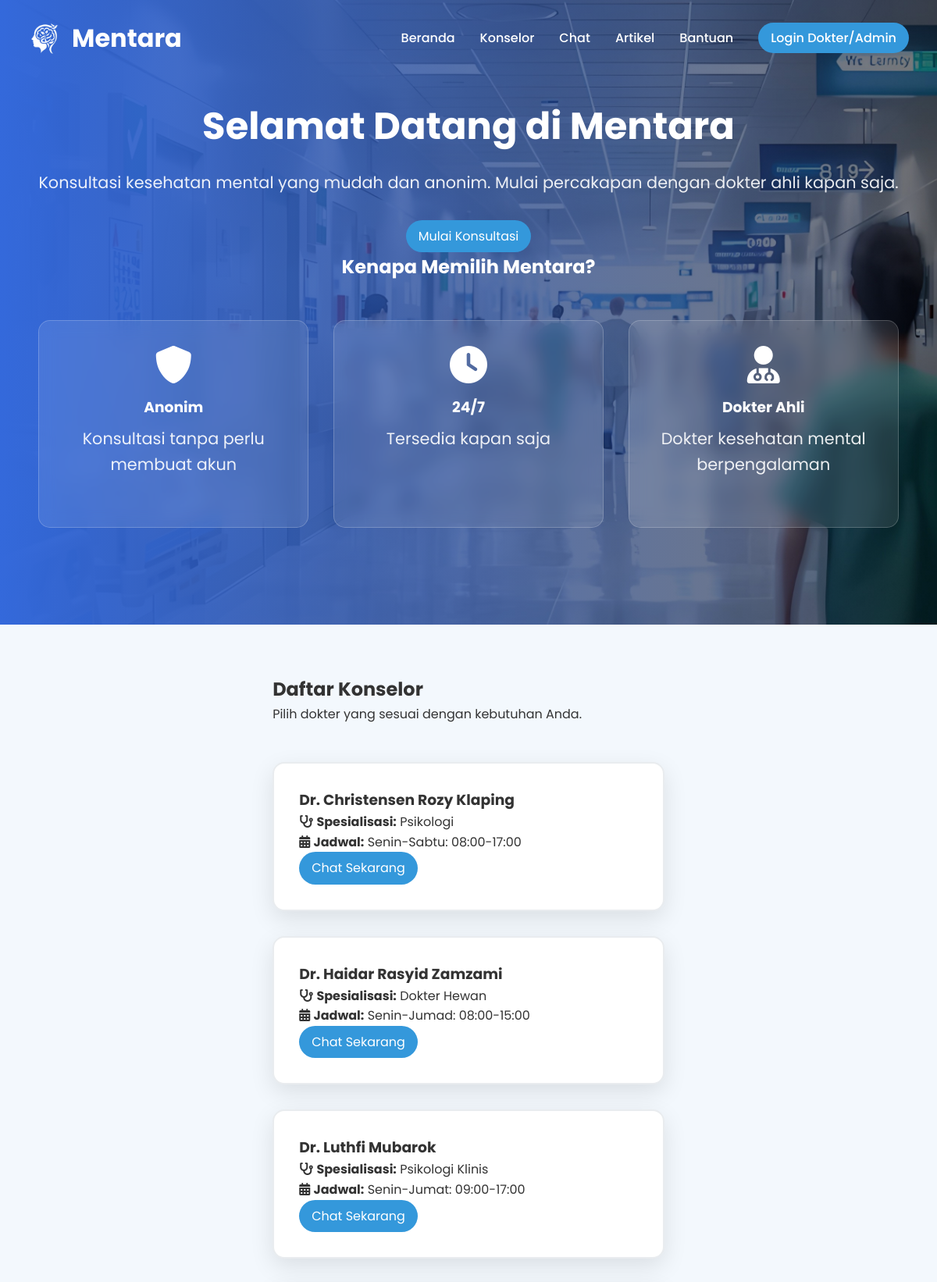
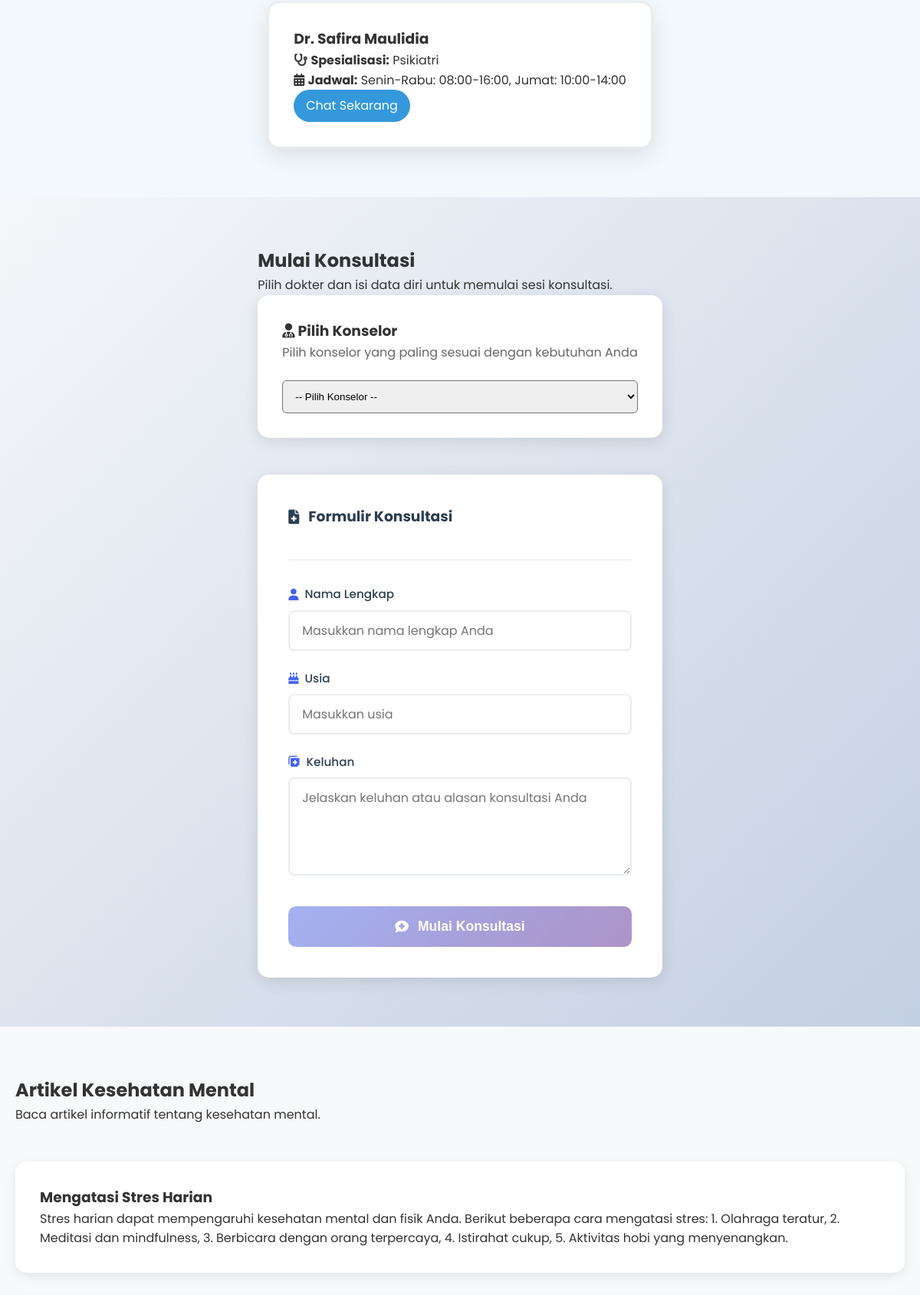
The page / (upper part) on the database its author committed (2 pictures, top to bottom).
### tables this page shows
CREATE TABLE `pengguna` (
  `id` int NOT NULL,
  `nama_pengguna` varchar(50) NOT NULL,
  `kata_sandi` varchar(255) NOT NULL,
  `peran` enum('admin','dokter') NOT NULL,
  `nama` varchar(100) NOT NULL,
  `spesialisasi` varchar(100) DEFAULT NULL,
  `jadwal` text,
  `aktif` tinyint(1) DEFAULT '1',
  `dibuat_pada` timestamp NULL DEFAULT CURRENT_TIMESTAMP
);

### index.php (the view, shortened to what this page needs)
<?php
include 'includes/db.php';
try {
    $stmt = $pdo->query("SELECT * FROM pengguna WHERE peran = 'dokter' AND aktif = 1 ORDER BY nama");
    $dokter_list = $stmt->fetchAll();
} catch (Exception $e) {
    $dokter_list = [];
}
$artikel_list = [
    [
        'id' => 1,
        'judul' => 'Mengatasi Stres Harian',
        'kategori' => 'Tips Kesehatan',
        'deskripsi' => 'Stres adalah respons alami tubuh terhadap tantangan. Pelajari cara mengelolanya dengan teknik relaksasi dan olahraga.',
        'isi' => 'Stres harian dapat mempengaruhi kesehatan mental dan fisik Anda. Berikut beberapa cara mengatasi stres: 1. Olahraga teratur, 2. Meditasi dan mindfulness, 3. Berbicara dengan orang terpercaya, 4. Istirahat cukup, 5. Aktivitas hobi yang menyenangkan.'
    ],
    [
        'id' => 2,
        'judul' => 'Pentingnya Kesehatan Mental',
        'kategori' => 'Edukasi',
        'deskripsi' => 'Kesehatan mental sama pentingnya dengan kesehatan fisik. Jaga keseimbangan hidup Anda.',
        'isi' => 'Kesehatan mental yang baik memungkinkan kami untuk menyadari potensi penuh kami, mengatasi stres hidup, bekerja produktif, dan berkontribusi pada komunitas kami.'
    ],
    [
        'id' => 3,
        'judul' => 'Cara Berkomunikasi yang Sehat',
        'kategori' => 'Self Healing',
        'deskripsi' => 'Komunikasi yang baik dapat meningkatkan hubungan interpersonal dan mengurangi konflik.',
        'isi' => 'Komunikasi yang efektif adalah kunci dari hubungan yang sehat. Dengarkan dengan penuh perhatian, ekspresikan perasaan dengan jujur, dan hormati perspektif orang lain.'
    ],
    [
        'id' => 4,
        'judul' => 'Self Healing untuk Pemula',
        'kategori' => 'Self Healing',
        'deskripsi' => 'Panduan lengkap untuk memulai perjalanan self healing Anda sendiri.',
        'isi' => 'Self healing adalah proses penyembuhan diri dari dalam. Mulai dengan menerima diri sendiri, bermaaf pada diri sendiri, dan menjalin hubungan yang positif dengan orang-orang di sekitar Anda.'
    ],
    [
        'id' => 5,
        'judul' => 'Depresi: Mengenali Gejala dan Cara Mengatasi',
        'kategori' => 'Edukasi',
        'deskripsi' => 'Pelajari gejala-gejala depresi dan strategi mengatasinya dengan efektif.',
        'isi' => 'Depresi adalah kondisi medis yang serius. Gejala umum meliputi kesedihan yang berkepanjangan, kehilangan minat pada aktivitas, perubahan nafsu makan, dan gangguan tidur. Jangan ragu untuk mencari bantuan profesional.'
    ]
];
?>
<!DOCTYPE html>
<html lang="id">
<head>
    <link rel="stylesheet" href="assets/css/style.css">
    <link rel="stylesheet" href="https://cdnjs.cloudflare.com/ajax/libs/font-awesome/6.0.0/css/all.min.css">
</head>
<body>
    <header>
        <nav class="container">
            <div class="logo">
                <img class="logo-white" src="assets/images/mentara-logo.png" alt="logo">
                Mentara
            </div>
            <ul class="nav-links">
                <li><a href="#home">Beranda</a></li>
                <li><a href="#counselors">Konselor</a></li>
                <li><a href="#chat">Chat</a></li>
                <li><a href="#articles">Artikel</a></li>
                <li><a href="#help">Bantuan</a></li>
                <li><a href="login.php" class="btn-login">Login Dokter/Admin</a></li>
            </ul>
        </nav>
    </header>
    <main>
        <section id="home" class="landing-section">
            <div class="rectangle"></div>
            <div class="container">
                <h1>Selamat Datang di Mentara</h1>
                <p>Konsultasi kesehatan mental yang mudah dan anonim. Mulai percakapan dengan dokter ahli kapan saja.</p>
                <a href="#chat" class="btn scroll-link">Mulai Konsultasi</a>
                <h2>Kenapa Memilih Mentara?</h2>
                <div class="features">
                    <div class="feature">
                        <i class="fas fa-shield-alt"></i>
                        <h3>Anonim</h3>
                        <p>Konsultasi tanpa perlu membuat akun</p>
                    </div>
                    <div class="feature">
                        <i class="fas fa-clock"></i>
                        <h3>24/7</h3>
                        <p>Tersedia kapan saja</p>
                    </div>
                    <div class="feature">
                        <i class="fas fa-user-md"></i>
                        <h3>Dokter Ahli</h3>
                        <p>Dokter kesehatan mental berpengalaman</p>
                    </div>
                </div>
            </div>
        </section>
        <section id="counselors" class="landing-section">
            <div class="container">
                <h1>Daftar Konselor</h1>
                <p>Pilih dokter yang sesuai dengan kebutuhan Anda.</p>
                <div class="doctor-grid">
                    <?php foreach ($dokter_list as $dokter): ?>
                        <div class="doctor-card">
                            <div class="doctor-info">
                                <h3><?php echo htmlspecialchars($dokter['nama']); ?></h3>
                                <p><i class="fas fa-stethoscope"></i> <strong>Spesialisasi:</strong> <?php echo htmlspecialchars($dokter['spesialisasi']); ?></p>
                                <p><i class="fas fa-calendar-alt"></i> <strong>Jadwal:</strong> <?php echo htmlspecialchars($dokter['jadwal']); ?></p>
                            </div>
                            <a href="#chat" class="btn chat-now">Chat Sekarang</a>
                        </div>
                    <?php endforeach; ?>
                </div>
            </div>
        </section>
        <section id="chat" class="landing-section">
            <div class="container">
                <h1>Mulai Konsultasi</h1>
                <p>Pilih dokter dan isi data diri untuk memulai sesi konsultasi.</p>
                <div class="doctor-selection">
                    <h3><i class="fas fa-user-md"></i> Pilih Konselor</h3>
                    <p class="selection-subtitle">Pilih konselor yang paling sesuai dengan kebutuhan Anda</p>
                    <div style="max-width:500px; margin-top:1rem;">
                        <select id="dokterSelect" name="dokter_id" style="width:100%; padding:0.75rem; border-radius:6px;" required>
                            <option value="">-- Pilih Konselor --</option>
                        </select>
                    </div>
                </div>
                <div class="consultation-form-wrapper" id="consultationForm">
                    <div class="form-header">
                        <h3><i class="fas fa-file-medical"></i> Formulir Konsultasi</h3>
                    </div>
                    <form id="consultation-form" style="max-width: 500px; margin: 0 auto;">
                        <div class="form-group">
                            <label for="nama">
                                <i class="fas fa-user"></i>
                                Nama Lengkap
                            </label>
                            <input type="text" id="nama" name="nama" required
                                placeholder="Masukkan nama lengkap Anda">
                        </div>
                        <div class="form-group">
                            <label for="usia">
                                <i class="fas fa-birthday-cake"></i>
                                Usia
                            </label>
                            <input type="number" id="usia" name="usia" min="1" max="120" required
                                placeholder="Masukkan usia">
                        </div>
                        <div class="form-group">
                            <label for="keluhan">
                                <i class="fas fa-notes-medical"></i>
                                Keluhan
                            </label>
                            <textarea id="keluhan" name="keluhan" rows="4" placeholder="Jelaskan keluhan atau alasan konsultasi Anda" required></textarea>
                        </div>
                        <div class="form-actions">
                            <button type="submit" class="btn btn-start-chat" id="btnStartChat" disabled>
                                <i class="fas fa-comment-medical"></i>
                                Mulai Konsultasi
                            </button>
                        </div>
                    </form>
                </div>
            </div>
        </section>
        <section id="articles" class="landing-section">
            <div class="container">
                <h1>Artikel Kesehatan Mental</h1>
                <p>Baca artikel informatif tentang kesehatan mental.</p>
                <div class="article-list">
                    <?php foreach ($artikel_list as $artikel): ?>
                        <div class="article-card">
                            <h3><?php echo htmlspecialchars($artikel['judul']); ?></h3>
                            <p><?php echo htmlspecialchars($artikel['isi']); ?></p>
                        </div>
                    <?php endforeach; ?>
                </div>
            </div>
        </section>
    </main>
</body>
</html>

### assets/css/style.css (style rules this page uses)
* { margin: 0; padding: 0; box-sizing: border-box; scroll-behavior: smooth; }
body { font-family: 'Poppins', sans-serif; line-height: 1.6; color: #333; background-color: #f4f4f4; }
.container { max-width: 1200px; margin: 0 auto; padding: 0 20px; }
header { position: fixed; z-index: 100; padding: 1rem 1rem; width: 100%; }
header nav { border-radius: 500px; height: 65px; }
header.light-text .logo, header.light-text .nav-links a { color: white; }
header.light-text .btn-login { background-color: #3498db !important; color: white !important; }
nav { display: flex; justify-content: space-between; align-items: center; padding: 1rem 0; }
.logo { font-size: 2rem; font-weight: 700; color: rgb(255, 255, 255); display: flex; align-items: center; justify-content: center; gap: 1rem; }
header nav .logo img.logo-white { height: 40px; }
.nav-links { display: flex; list-style: none; }
.nav-links li { margin-left: 2rem; }
.nav-links a { color: white; text-decoration: none; font-weight: 500; transition: color 0.3s; }
.btn-login { background-color: #3498db !important; color: #fff !important; padding: 0.5rem 1rem !important; border-radius: 500px !important; font-weight: 500 !important; }
.btn { display: inline-block; padding: 0.5rem 1rem; background-color: #3498db; color: #fff; text-decoration: none; border-radius: 500px; border: none; transition: background-color 0.3s; cursor: pointer; }
main { min-height: calc(100vh - 200px); }
.form-group { margin-bottom: 1rem; }
.form-group label { display: block; margin-bottom: 0.5rem; font-weight: 500; }
.form-group input, .form-group textarea, .form-group select { width: 100%; padding: 0.5rem; border: 1px solid #ddd; border-radius: 5px; font-family: 'Poppins', sans-serif; }
#home { position: relative; }
#home .container { position: relative; z-index: 1; }
#home .rectangle { width: 100%; height: 100%; background: linear-gradient(to right, #3469db, transparent); position: absolute; top: 0; left: 0; z-index: 0; }
.form-group { margin-bottom: 1.8rem; }
.form-group label { display: flex; align-items: center; gap: 0.5rem; color: #2c3e50; font-weight: 500; margin-bottom: 0.75rem; font-size: 0.95rem; }
.form-group label i { color: #3498db; }
.form-group textarea { width: 100%; padding: 0.75rem 1rem; border: 2px solid #e9ecef; border-radius: 8px; font-family: 'Poppins', sans-serif; font-size: 1rem; transition: all 0.3s ease; min-height: 120px; resize: vertical; }

### rows shown on the page
pengguna: nama "Dr. Christensen Rozy Klaping", spesialisasi "Psikologi", jadwal "Senin-Sabtu: 08:00-17:00"
pengguna: nama "Dr. Haidar Rasyid Zamzami", spesialisasi "Dokter Hewan", jadwal "Senin-Jumad: 08:00-15:00"
pengguna: nama "Dr. Luthfi Mubarok", spesialisasi "Psikologi Klinis", jadwal "Senin-Jumat: 09:00-17:00"
pengguna: nama "Dr. Safira Maulidia", spesialisasi "Psikiatri", jadwal "Senin-Rabu: 08:00-16:00, Jumat: 10:00-14:00"

### other values the page prints
$artikel['judul'] "Mengatasi Stres Harian"
